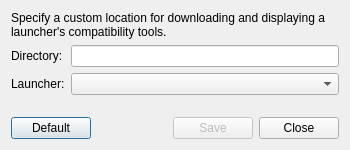
<?xml version="1.0" encoding="UTF-8"?>
<ui version="4.0">
 <class>PuiguiCustomInstallDirectoryDialog</class>
 <widget class="QDialog" name="PuiguiCustomInstallDirectoryDialog">
  <property name="geometry">
   <rect>
    <x>0</x>
    <y>0</y>
    <width>350</width>
    <height>150</height>
   </rect>
  </property>
  <property name="minimumSize">
   <size>
    <width>350</width>
    <height>150</height>
   </size>
  </property>
  <property name="windowTitle">
   <string>Dialog</string>
  </property>
  <property name="modal">
   <bool>true</bool>
  </property>
  <layout class="QVBoxLayout" name="verticalLayout">
   <item>
    <widget class="QLabel" name="txtDescription">
     <property name="text">
      <string>Specify a custom location for downloading and displaying a launcher's compatibility tools.</string>
     </property>
     <property name="wordWrap">
      <bool>true</bool>
     </property>
    </widget>
   </item>
   <item>
    <layout class="QFormLayout" name="formLayout">
     <item row="1" column="0">
      <widget class="QLabel" name="lblInstallDirectory">
       <property name="text">
        <string>Directory:</string>
       </property>
      </widget>
     </item>
     <item row="1" column="1">
      <widget class="QLineEdit" name="txtInstallDirectory"/>
     </item>
     <item row="2" column="0">
      <widget class="QLabel" name="lblLauncher">
       <property name="text">
        <string>Launcher:</string>
       </property>
      </widget>
     </item>
     <item row="2" column="1">
      <widget class="QComboBox" name="comboLauncher">
       <property name="sizePolicy">
        <sizepolicy hsizetype="Expanding" vsizetype="Fixed">
         <horstretch>0</horstretch>
         <verstretch>0</verstretch>
        </sizepolicy>
       </property>
      </widget>
     </item>
    </layout>
   </item>
   <item>
    <spacer name="verticalSpacer">
     <property name="orientation">
      <enum>Qt::Vertical</enum>
     </property>
     <property name="sizeHint" stdset="0">
      <size>
       <width>20</width>
       <height>40</height>
      </size>
     </property>
    </spacer>
   </item>
   <item>
    <layout class="QHBoxLayout" name="horizontalLayout_2">
     <item>
      <widget class="QPushButton" name="btnDefault">
       <property name="toolTip">
        <string>Reset the custom install directory back to default for this launcher</string>
       </property>
       <property name="text">
        <string>Default</string>
       </property>
      </widget>
     </item>
     <item>
      <spacer name="horizontalSpacer">
       <property name="orientation">
        <enum>Qt::Horizontal</enum>
       </property>
       <property name="sizeHint" stdset="0">
        <size>
         <width>40</width>
         <height>20</height>
        </size>
       </property>
      </spacer>
     </item>
     <item>
      <widget class="QPushButton" name="btnSave">
       <property name="enabled">
        <bool>false</bool>
       </property>
       <property name="text">
        <string>Save</string>
       </property>
      </widget>
     </item>
     <item>
      <widget class="QPushButton" name="btnClose">
       <property name="text">
        <string>Close</string>
       </property>
      </widget>
     </item>
    </layout>
   </item>
  </layout>
 </widget>
 <resources/>
 <connections/>
</ui>
